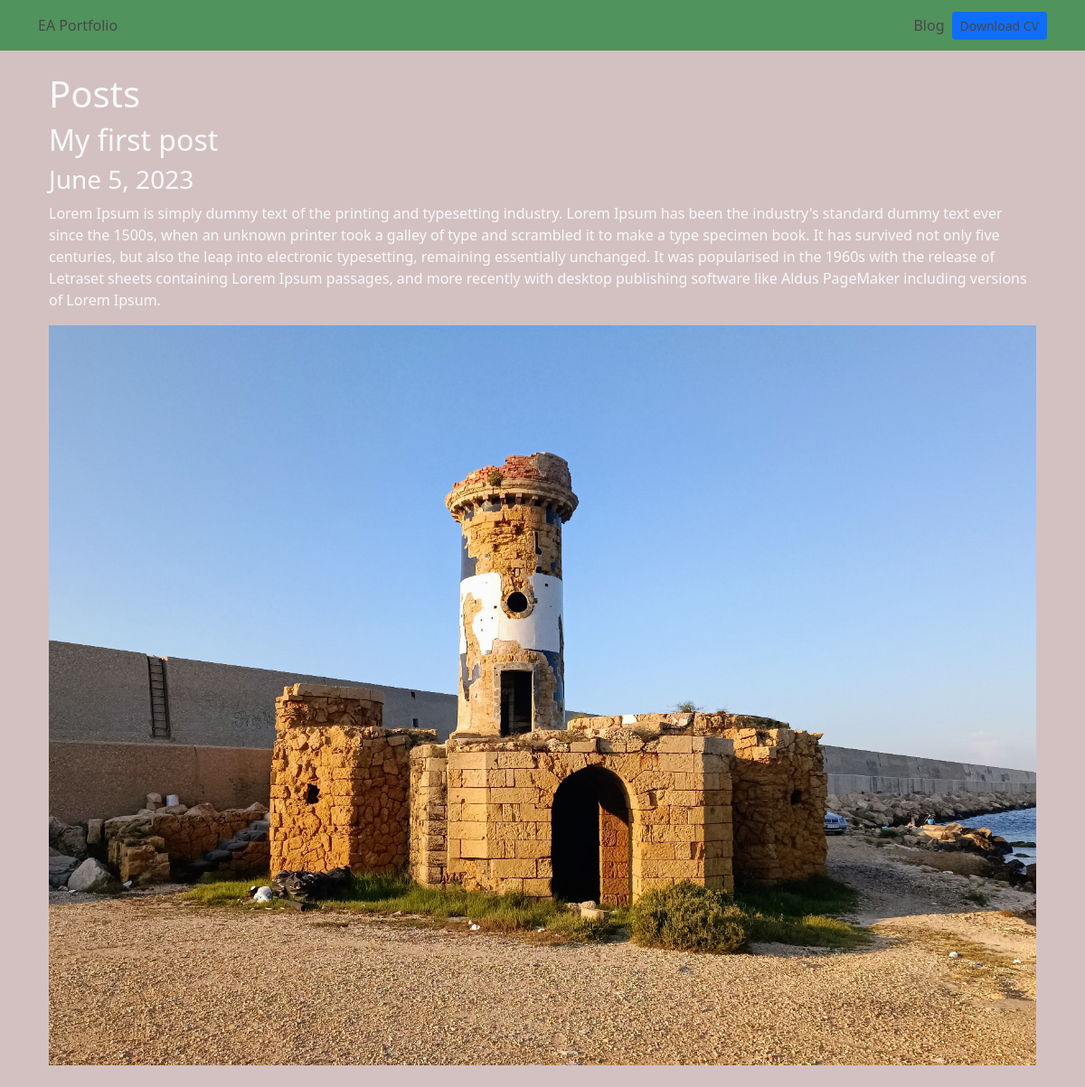
The page /blog/1 on the database its author committed.
### blog/models.py (models this page shows)
class Post (models.Model):
    title = models.CharField(max_length=100)
    description = models.TextField()
    image = models.ImageField(upload_to='blog/images')
    date = models.DateField(datetime.date.today)

### blog/views.py (the view)
# urls.py: path('<int:post_id>', post_detail, name='post_detail'),
def post_detail(request, post_id):
    post = get_object_or_404(Post, pk=post_id)
    return render(request, 'post_detail.html', {'post':post})

### blog/templates/post_detail.html
{% extends 'layout.html' %}
{% block content %}
<h1>Posts</h1>
<h2>{{post.title}}</h2>
<h3>{{post.date}}</h3>
<p> {{post.description|safe}}</p>
<img src= '{{post.image.url}}' alt ='{{post.title}}' class="img-fluid" />
{% endblock %}

### portfolio/static/main.css (style rules this page uses)
body { background: #d3c1c1; color: #232121; }

### rows shown on the page
Post: title "My first post", date "June 5, 2023", description "Lorem Ipsum is simply dummy text of the printing and typesetting industry. Lorem Ipsum has been the industry's standard dummy text ever since the 1500s, when an unknown printer took a galley of type and scrambled it to make a type specimen book. It has survived not only five centuries, but also the leap into electronic typesetting, remaining essentially unchanged. It was popularised in the 1960s with the release of Letraset sheets containing Lorem Ipsum passages, and more recently with desktop publishing software like Aldus PageMaker including versions of Lorem Ipsum.", image (picture)
